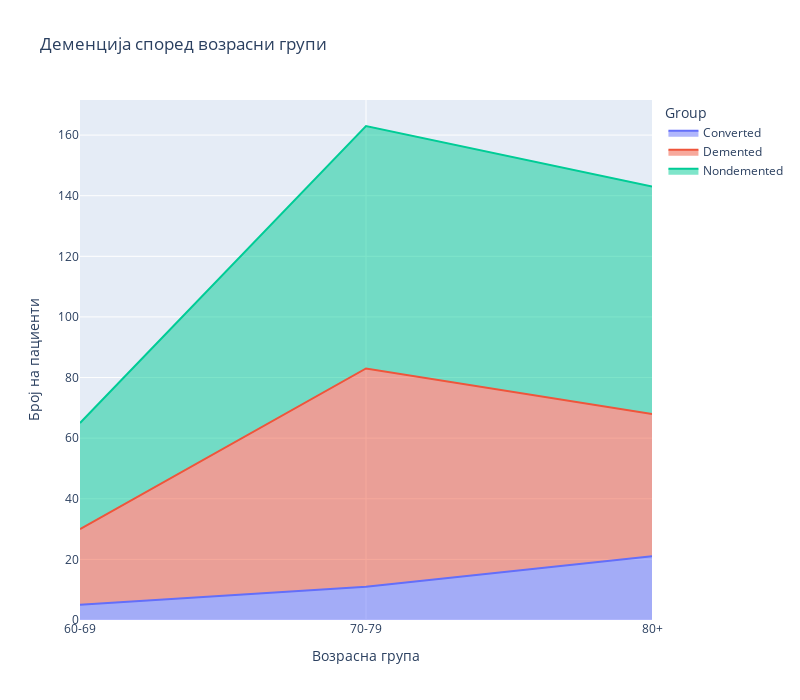

Source (notebook cell):
### Markdown cell above
### Групирање на податоците по  возрасни групи и графичко прикажување на трендовите за статусот на деменција

### Code cell
data = data.copy()
def create_age_groups(age):
    if age < 60:
        return '<60'
    elif age < 70:
        return '60-69'
    elif age < 80:
        return '70-79'
    else:
        return '80+'

data['age_group'] = data['Age'].apply(create_age_groups)

grouped = data.groupby(['age_group', 'Group']).size().reset_index(name='count').copy()

import pandas as pd
import plotly.express as px

age_categories = ['<60', '60-69', '70-79', '80+']
grouped['age_group'] = pd.Categorical(grouped['age_group'], categories=age_categories, ordered=True)
grouped = grouped.sort_values('age_group')

fig = px.area(
    grouped,
    x='age_group',       
    y='count',          
    color='Group',       
    labels={
        'age_group': 'Возрасна група',
        'count': 'Број на пациенти'
    },
    title='Деменција според возрасни групи',
    width=800,
    height=700
)

fig.show()

### Figure 1 — Plotly figure (JSON) as saved in the notebook; plotly's stock layout.template omitted (floating-point values rounded to 4 significant figures)
{"data": [{"fillpattern": {"shape": ""}, "hovertemplate": "Group=Converted<br>Возрасна група=%{x}<br>Број на пациенти=%{y}<extra></extra>", "legendgroup": "Converted", "line": {"color": "#636efa"}, "marker": {"symbol": "circle"}, "mode": "lines", "name": "Converted", "orientation": "v", "showlegend": true, "stackgroup": "1", "type": "scatter", "x": ["60-69", "70-79", "80+"], "xaxis": "x", "y": [5, 11, 21], "yaxis": "y"}, {"fillpattern": {"shape": ""}, "hovertemplate": "Group=Demented<br>Возрасна група=%{x}<br>Број на пациенти=%{y}<extra></extra>", "legendgroup": "Demented", "line": {"color": "#EF553B"}, "marker": {"symbol": "circle"}, "mode": "lines", "name": "Demented", "orientation": "v", "showlegend": true, "stackgroup": "1", "type": "scatter", "x": ["60-69", "70-79", "80+"], "xaxis": "x", "y": [25, 72, 47], "yaxis": "y"}, {"fillpattern": {"shape": ""}, "hovertemplate": "Group=Nondemented<br>Возрасна група=%{x}<br>Број на пациенти=%{y}<extra></extra>", "legendgroup": "Nondemented", "line": {"color": "#00cc96"}, "marker": {"symbol": "circle"}, "mode": "lines", "name": "Nondemented", "orientation": "v", "showlegend": true, "stackgroup": "1", "type": "scatter", "x": ["60-69", "70-79", "80+"], "xaxis": "x", "y": [35, 80, 75], "yaxis": "y"}], "layout": {"height": 700, "legend": {"title": {"text": "Group"}, "tracegroupgap": 0}, "title": {"text": "Деменција според возрасни групи"}, "width": 800, "xaxis": {"anchor": "y", "autorange": true, "domain": [0, 1], "range": [0, 2], "title": {"text": "Возрасна група"}, "type": "category"}, "yaxis": {"anchor": "x", "autorange": true, "domain": [0, 1], "range": [0, 171.6], "title": {"text": "Број на пациенти"}, "type": "linear"}}}
